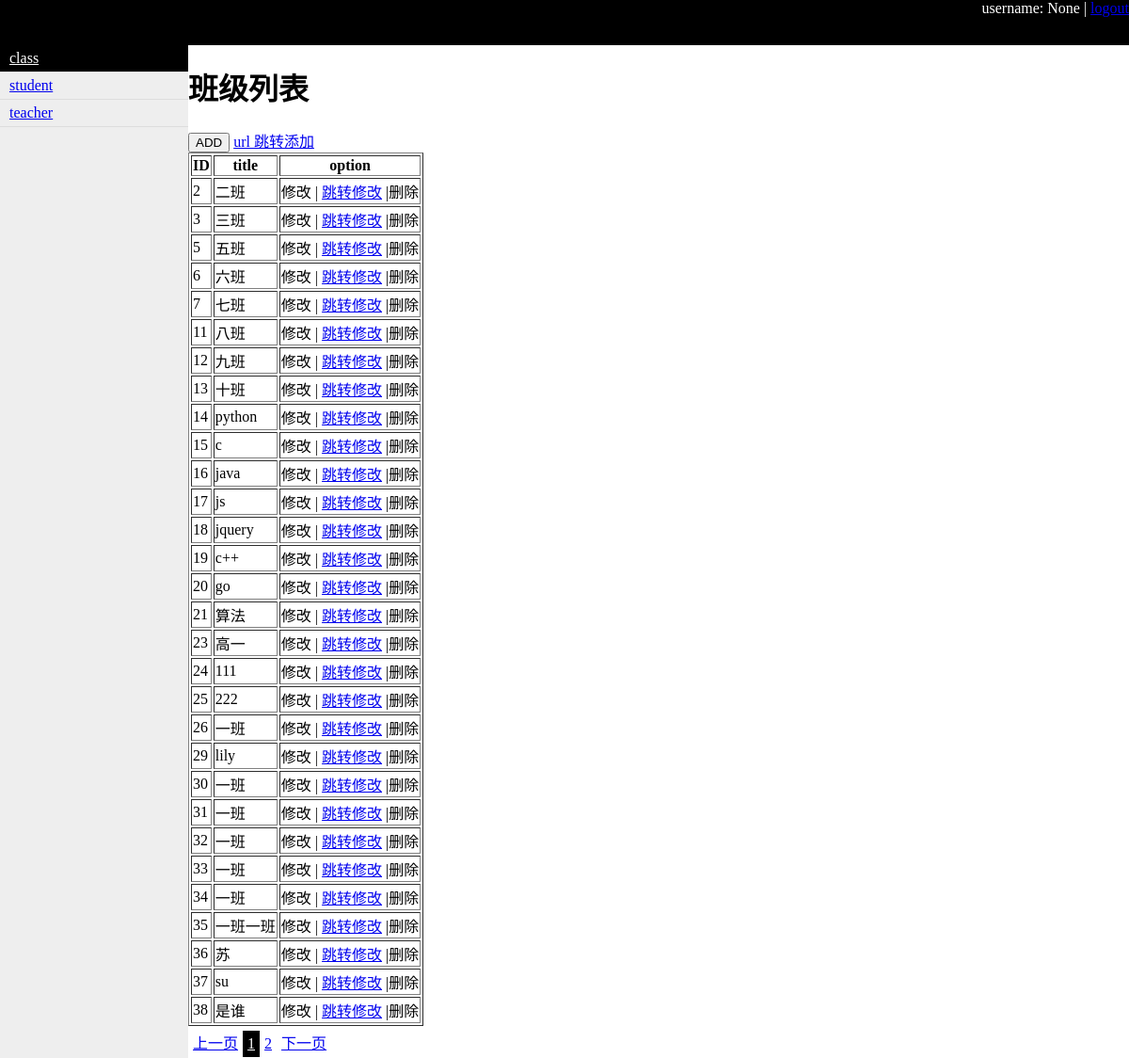
/classes/, run on the app's committed database.
### myblog/models.py (models this page shows)
class Classes(models.Model):
    caption = models.CharField(max_length=32)

### myblog/views.py (the view, shortened to what this page needs)
# urls.py: path('classes/', views.handle_classes),
def handle_classes(request):
    if request.method == 'GET':
        cur_page = int(request.GET.get('page', 1))
        cur_user = request.session.get('username')
        total = models.Classes.objects.all().count()
        obj = PageHelper(total, cur_page, '/classes', 30)
        page_str = obj.page_str()
        cls_list = models.Classes.objects.all()[obj.db_start:obj.db_end]
        return render(request, 'classes.html', {'username': cur_user, 'cls_obj': cls_list, 'page_list': mark_safe(page_str)})

### utils/Page.py (called while the page is built)
    @property
    def db_start(self):
        return (self.cur_page-1)*self.per_page

    @property
    def db_end(self):
        return self.cur_page*self.per_page

    def total_page(self):
        c, v = divmod(self.total, self.per_page)
        if v != 0:
            c += 1
        return c

### templates/classes.html (shortened to what this page needs)
{% extends 'layout.html' %}
{% block content %}
    <h1>班级列表</h1>
    <input id="id_add" type="button" value="ADD">
    <a href="/add_classes">url 跳转添加</a>
    <table border="1">
        <thead>
            <tr>
                <th>ID</th>
                <th>title</th>
                <th>option</th>
            </tr>
        </thead>
        <tbody>
            {% for item in cls_obj %}
                <tr>
                    <td mylabel = "id">{{ item.id }}</td>
                    <td mylabel = "caption">{{ item.caption }}</td>
                    <td><a class="td-edit">修改</a> | <a target="_blank" href="/edit_class?nid={{ item.id }}">跳转修改</a> |<a class="td-delete">删除</a></td>
                </tr>
            {% endfor %}
        </tbody>
    </table>
    <div class="pagination">
        {{ page_list }}
    </div>
{% endblock %}

### templates/layout.html (shortened to what this page needs)
<!DOCTYPE html>
<html lang="en">
<head>
</head>
<body>
<div style="height: 48px; background-color: black; color: white;">
    <div style="float: right">username: {{ username }} | <a href="/logout.html">logout</a></div>
</div>
<div>
    <div class="menu" style="position: absolute; top: 48px; left: 0px; bottom: 0px; width: 200px; background-color: #eeeeee">
        <a id="menu_class" class="item" href="/classes">class</a>
        <a id="menu_student" class="item" href="/student">student</a>
        <a id="menu_teacher" class="item" href="/teacher">teacher</a>
    </div>
    <div style="position: absolute; top: 48px; left: 200px; bottom: 0px; right: 0px; overflow: auto">
        {% block content %} {% endblock %}
    </div>
</div>
</body>
</html>

### data on the page
Classes: id "2", caption "二班"
Classes: id "3", caption "三班"
Classes: id "5", caption "五班"
Classes: id "6", caption "六班"
Classes: id "7", caption "七班"
Classes: id "11", caption "八班"
Classes: id "12", caption "九班"
Classes: id "13", caption "十班"
Classes: id "14", caption "python"
Classes: id "15", caption "c"
Classes: id "16", caption "java"
Classes: id "17", caption "js"
Classes: id "18", caption "jquery"
Classes: id "19", caption "c++"
Classes: id "20", caption "go"
Classes: id "21", caption "算法"
Classes: id "23", caption "高一"
Classes: id "24", caption "111"
Classes: id "25", caption "222"
Classes: id "26", caption "一班"
Classes: id "29", caption "lily"
Classes: id "30", caption "一班"
Classes: id "31", caption "一班"
Classes: id "32", caption "一班"
Classes: id "33", caption "一班"
Classes: id "34", caption "一班"
Classes: id "35", caption "一班一班"
Classes: id "36", caption "苏"
Classes: id "37", caption "su"
Classes: id "38", caption "是谁"

### other printed values
{{ username }} "None"
{{ page_list }} "上一页 1 2 下一页"
